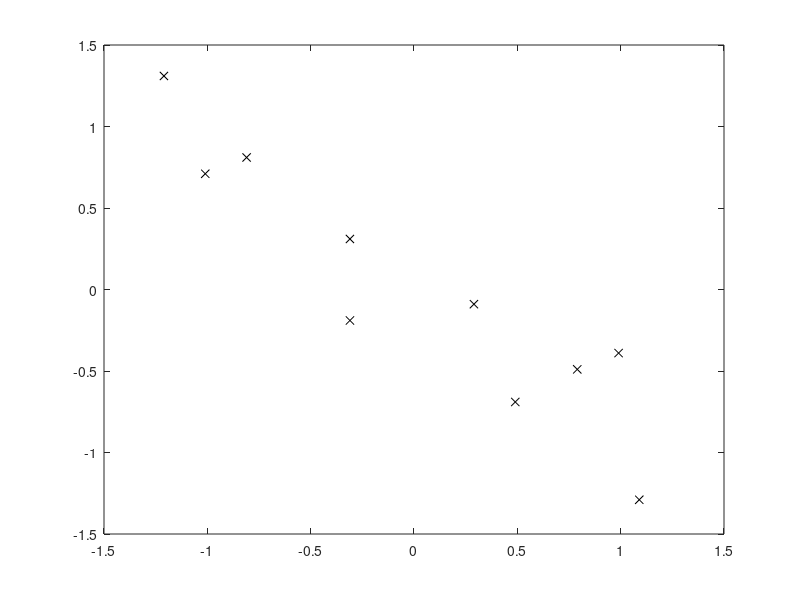
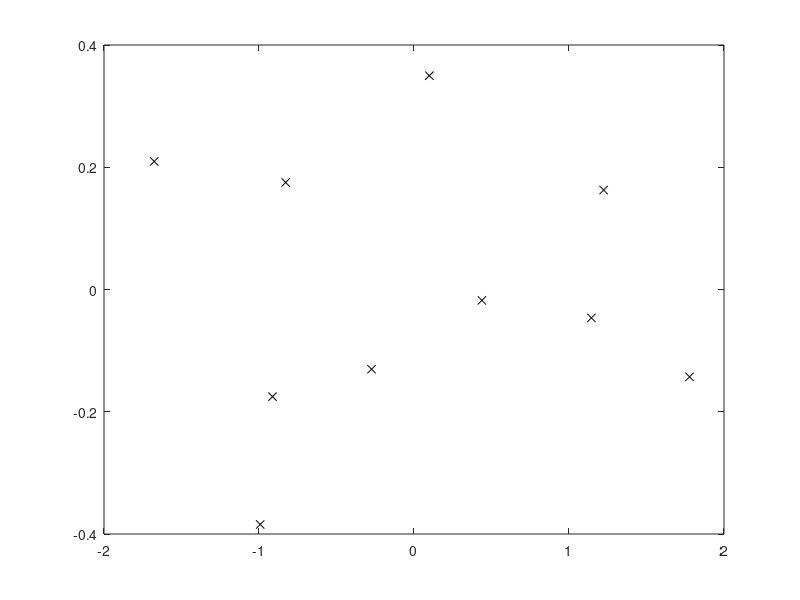
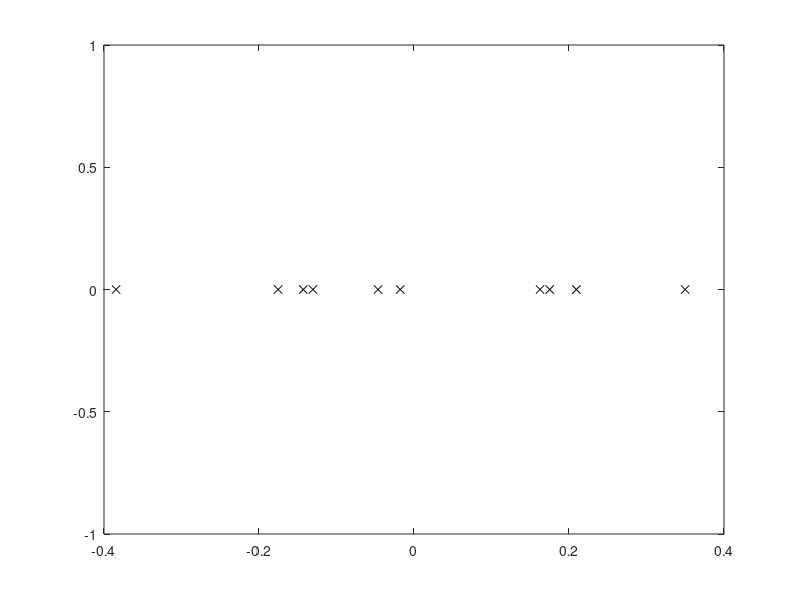
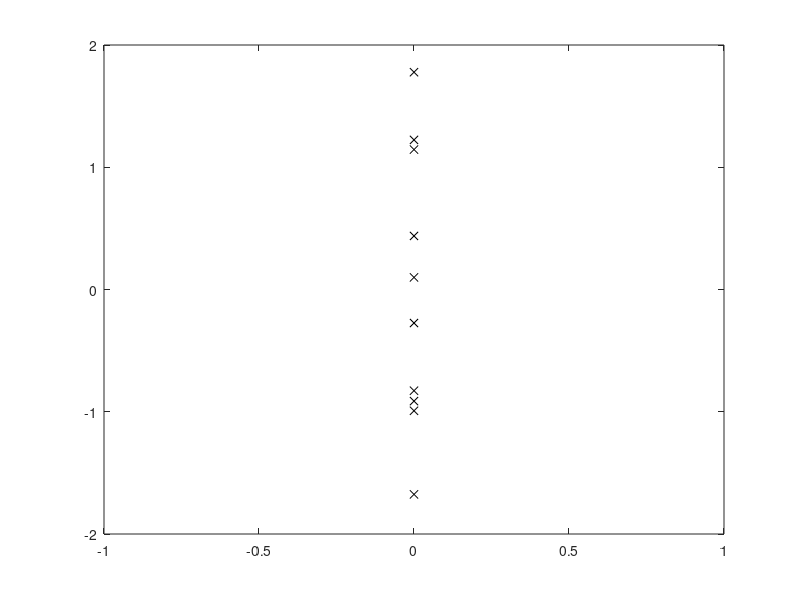

Recreate these plots in MATLAB, in order.
function ueb02a01()

    clear all;

    % a)

    data = dlmread('pca-data-2d.txt');

    data_centered = data-repmat(mean(data),[size(data,1),1]);

    plot(data_centered(:,1),data_centered(:,2),'xk');

    % b)

    % own pca and own translation

    [vectors,values] = eig(cov(data_centered)); % (-0.6779;-0.7352) with value 0.0491 and (-0.7352;0.6779) with value 1.2840 are the pcs

    data_translated = data_centered*vectors;

    figure;
    plot(data_translated(:,2),data_translated(:,1),'xk');

    % in-built pca, data haven't to be centered

    [coeffs,score,latent] = pca(data_centered); % coeffs = (0.7352;-0.6779) and (0.6779;0.7352)

    % using result of in-built pca

    % figure;
    % plot(-score(:,1),-score(:,2),'xk');

    % c)

    data_dummy = zeros(size(data_centered,1),1);

    % c) i)

    figure;
    plot(data_translated(:,1),data_dummy,'xk');

    % c) ii)

    figure;
    plot(data_dummy,data_translated(:,2),'xk');

end
